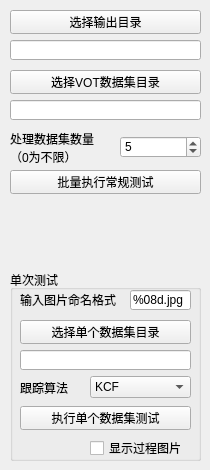
     <widget class="QWidget" name="tab_4">
      <attribute name="title">
       <string>VOT测试</string>
      </attribute>
      <widget class="QLineEdit" name="votOutDir">
       <property name="enabled">
        <bool>true</bool>
       </property>
       <property name="geometry">
        <rect>
         <x>10</x>
         <y>40</y>
         <width>191</width>
         <height>20</height>
        </rect>
       </property>
       <property name="text">
        <string/>
       </property>
       <property name="readOnly">
        <bool>true</bool>
       </property>
      </widget>
      <widget class="QPushButton" name="openVotDatasetDir">
       <property name="geometry">
        <rect>
         <x>10</x>
         <y>70</y>
         <width>191</width>
         <height>24</height>
        </rect>
       </property>
       <property name="text">
        <string>选择VOT数据集目录</string>
       </property>
      </widget>
      <widget class="QLabel" name="label_14">
       <property name="geometry">
        <rect>
         <x>10</x>
         <y>132</y>
         <width>91</width>
         <height>31</height>
        </rect>
       </property>
       <property name="text">
        <string>处理数据集数量（0为不限）</string>
       </property>
       <property name="wordWrap">
        <bool>true</bool>
       </property>
      </widget>
      <widget class="QPushButton" name="openVotOutDir">
       <property name="geometry">
        <rect>
         <x>10</x>
         <y>10</y>
         <width>191</width>
         <height>24</height>
        </rect>
       </property>
       <property name="text">
        <string>选择输出目录</string>
       </property>
      </widget>
      <widget class="QLineEdit" name="votDatasetDir">
       <property name="enabled">
        <bool>true</bool>
       </property>
       <property name="geometry">
        <rect>
         <x>10</x>
         <y>100</y>
         <width>191</width>
         <height>20</height>
        </rect>
       </property>
       <property name="text">
        <string/>
       </property>
       <property name="readOnly">
        <bool>true</bool>
       </property>
      </widget>
      <widget class="QSpinBox" name="numInput2">
       <property name="geometry">
        <rect>
         <x>120</x>
         <y>136</y>
         <width>81</width>
         <height>22</height>
        </rect>
       </property>
       <property name="maximum">
        <number>10</number>
       </property>
       <property name="value">
        <number>5</number>
       </property>
      </widget>
      <widget class="QPushButton" name="batRunVOT">
       <property name="geometry">
        <rect>
         <x>10</x>
         <y>170</y>
         <width>191</width>
         <height>24</height>
        </rect>
       </property>
       <property name="text">
        <string>批量执行常规测试</string>
       </property>
      </widget>
      <widget class="QGroupBox" name="groupBox_3">
       <property name="geometry">
        <rect>
         <x>10</x>
         <y>270</y>
         <width>191</width>
         <height>191</height>
        </rect>
       </property>
       <property name="title">
        <string>单次测试</string>
       </property>
       <widget class="QLineEdit" name="format2">
        <property name="geometry">
         <rect>
          <x>120</x>
          <y>20</y>
          <width>61</width>
          <height>20</height>
         </rect>
        </property>
        <property name="text">
         <string>%08d.jpg</string>
        </property>
       </widget>
       <widget class="QPushButton" name="runVOT">
        <property name="geometry">
         <rect>
          <x>10</x>
          <y>136</y>
          <width>171</width>
          <height>24</height>
         </rect>
        </property>
        <property name="text">
         <string>执行单个数据集测试</string>
        </property>
       </widget>
       <widget class="QLabel" name="label_15">
        <property name="geometry">
         <rect>
          <x>10</x>
          <y>22</y>
          <width>101</width>
          <height>16</height>
         </rect>
        </property>
        <property name="text">
         <string>输入图片命名格式</string>
        </property>
       </widget>
       <widget class="QComboBox" name="votAlgoSelect">
        <property name="geometry">
         <rect>
          <x>80</x>
          <y>106</y>
          <width>101</width>
          <height>22</height>
         </rect>
        </property>
        <item>
         <property name="text">
          <string>KCF</string>
         </property>
        </item>
        <item>
         <property name="text">
          <string>TLD</string>
         </property>
        </item>
        <item>
         <property name="text">
          <string>GOTURN</string>
         </property>
        </item>
        <item>
         <property name="text">
          <string>STRUCK</string>
         </property>
        </item>
       </widget>
       <widget class="QCheckBox" name="showImg2">
        <property name="geometry">
         <rect>
          <x>80</x>
          <y>170</y>
          <width>101</width>
          <height>16</height>
         </rect>
        </property>
        <property name="text">
         <string>显示过程图片</string>
        </property>
       </widget>
       <widget class="QLabel" name="label_16">
        <property name="geometry">
         <rect>
          <x>10</x>
          <y>112</y>
          <width>54</width>
          <height>12</height>
         </rect>
        </property>
        <property name="text">
         <string>跟踪算法</string>
        </property>
       </widget>
       <widget class="QPushButton" name="openVotDataset">
        <property name="geometry">
         <rect>
          <x>10</x>
          <y>50</y>
          <width>171</width>
          <height>24</height>
         </rect>
        </property>
        <property name="text">
         <string>选择单个数据集目录</string>
        </property>
       </widget>
       <widget class="QLineEdit" name="votDatasetName">
        <property name="enabled">
         <bool>true</bool>
        </property>
        <property name="geometry">
         <rect>
          <x>10</x>
          <y>80</y>
          <width>171</width>
          <height>20</height>
         </rect>
        </property>
        <property name="text">
         <string/>
        </property>
        <property name="readOnly">
         <bool>true</bool>
        </property>
       </widget>
      </widget>
     </widget>
